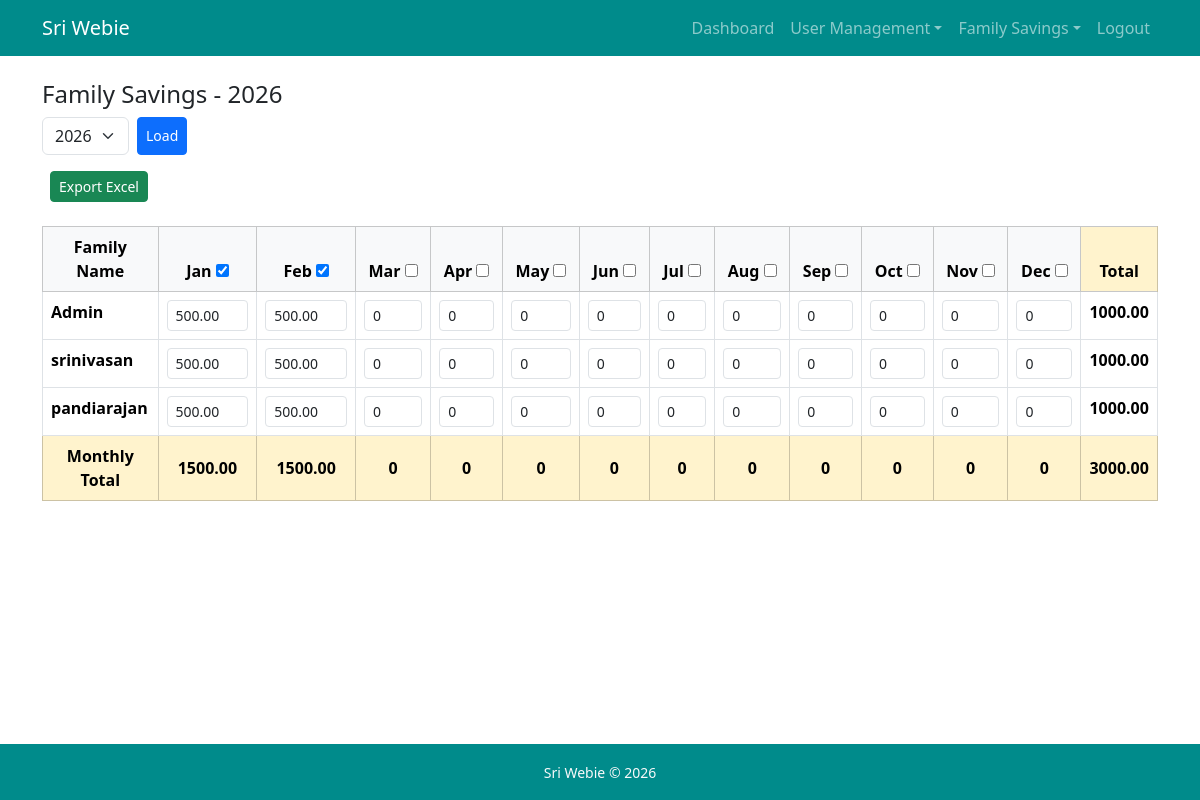
Page /family-savings/ (signed in) on the committed database.
### users/models.py (models this page shows, shortened)
class User(AbstractUser):
    role = models.ForeignKey(Role, on_delete=models.PROTECT, null=True, blank=True)
    groups = models.ManyToManyField('auth.Group', related_name='custom_user_set', blank=True, help_text='The groups this user belongs to', verbose_name='groups')
    user_permissions = models.ManyToManyField('auth.Permission', related_name='custom_user_set', blank=True, help_text='Specific permissions for this user.', verbose_name='user permissions')

### family_savings/models.py (models this page shows, shortened)
class MonthlySaving(models.Model):
    MONTHS = [
        (1, 'Jan'), (2, 'Feb'),(3, 'Mar'), (4, 'Apr'), (5, 'May'), (6, 'Jun'), (7, 'Jul'), (8, 'Aug'), (9, 'Sep'), (10, 'Oct'), (11, 'Nov'), (12, 'Dec')
    ]
    user = models.ForeignKey(User, on_delete=models.CASCADE, related_name="savings")
    year = models.IntegerField()
    month = models.IntegerField(choices=MONTHS)
    amount = models.DecimalField(max_digits=10, decimal_places=2, default=0)
    created_at = models.DateTimeField(auto_now_add=True, help_text="When this record was created")
    updated_at = models.DateTimeField(auto_now=True, help_text="When this record was last updated")
    class Meta:
        unique_together = ("user", "year", "month")

### family_savings/views.py (the view)
# urls.py: path("", family_savings_view, name="family_savings_view"),
@login_required
def family_savings_view(request):
    start_year = 2020
    current_year = date.today().year
    year = int(request.GET.get("year", current_year))
    years = list(range(current_year, start_year-1, -1))
    users = User.objects.filter(
        is_active=True
    ).exclude(role__role_name="auditor")
    data = []
    monthly_totals = {m: 0 for m in MONTH_NUMBERS}
    for user in users:
        row = {"user": user, "months": {}, "total": 0}
        for m in range(1,13):
            saving = MonthlySaving.objects.filter(
                user=user, year=year, month=m
            ).first()
            amount = saving.amount if saving else 0
            row["months"][m] = amount
            row["total"] += amount
            monthly_totals[m] += amount
        data.append(row)
    return render(request, "family_savings/table.html", {
        "data": data,
        "year": year,
        "months": MONTHS,
        "monthly_totals": monthly_totals,
        "sum_monthly_totals": sum(monthly_totals.values()),
        "years": years,
        "is_admin": is_admin(request.user)
    })

### users/views.py (called while the page is built)
def is_admin(user):
    return user.role and user.role.role_name == 'admin'

### family_savings/templates/family_savings/table.html (shortened to what this page needs)
{%extends "users/base.html"%}
{%block content%}
<h4>Family Savings - {{year}}</h4>
<form method="get" class="mb-3 d-flex gap-2">
    <select name="year" class="form-select w-auto">
        {% for y in years %}
            <option value="{{ y }}"
                {% if y == year %}selected{% endif %}>
                {{ y }}
            </option>
        {% endfor %}
    </select>
    <button class="btn btn-primary btn-sm">
        Load
    </button>
</form>
{% if is_admin %}
<a href="{% url 'export_family_savings' %}?year={{year}}" class="btn btn-success btn-sm ms-2">
    Export Excel
</a>
<br/><br/>
{% endif %}
<div class="table-responsive">
<table class="table table-bordered text-center">
    <thead class="table-light">
        <tr>
            <th>Family Name</th>
            {% for month_no, month_name in months %}
                <th>{{ month_name }} {% if request.user.role.role_name == "admin" %}<input type="checkbox" class="default-amount" data-month="{{month_no}}" data-value="500" data-bs-toggle="tooltip" title="Check to apply ₹500 for all users in this month. Uncheck to set all users’ amount to ₹0.">{% endif %}</th>
            {% endfor %}
            <th class="table-warning">Total</th>
        </tr>
    </thead>
    <tbody>
        {%for row in data%}
            <tr>
                <td class="text-start fw-bold">{{row.user.first_name}}</td>
                {% for month, amount in row.months.items %}
                <td>
                    {% if is_admin %}
                        <input type="number" class="form-control form-control-sm saving-input" value="{{amount}}" data-user="{{row.user.id}}" data-month="{{month}}" step="0.01">
                    {%else%}
                        <span class="text-muted">{{amount|default:"-"}}</span>
                    {%endif%}
                </td>
                {%endfor%}
                <td class="fw-bold row-total">{{row.total}}</td>
            </tr>
        {%endfor%}
    </tbody>
    <tfoot class="table-warning fw-bold">
        <tr>
            <td>Monthly Total</td>
            {% for month, total in monthly_totals.items %}
                <td>{{total}}</td>
            {% endfor %}
            <td>{{sum_monthly_totals}}</td>
        </tr>
    </tfoot>
</table>
</div>
{%endblock%}

### rows in the picture
User: user.first_name "Admin", months "0" "0" "0" "0" "0" "0" "0" "0" "0" "0", total "1000.00"
MonthlySaving: months "500.00"
MonthlySaving: months "500.00"
User: user.first_name "srinivasan", months "0" "0" "0" "0" "0" "0" "0" "0" "0" "0", total "1000.00"
MonthlySaving: months "500.00"
MonthlySaving: months "500.00"
User: user.first_name "pandiarajan", months "0" "0" "0" "0" "0" "0" "0" "0" "0" "0", total "1000.00"
MonthlySaving: months "500.00"
MonthlySaving: months "500.00"

### other values in the picture
{{ year }} "2026"
{{ month_name }} "Jan" "Feb" "Mar" "Apr" "May" "Jun" "Jul" "Aug" "Sep" "Oct" "Nov" "Dec"
{{ total }} "1500.00" "1500.00" "0" "0" "0" "0" "0" "0" "0" "0" "0" "0"
{{ sum_monthly_totals }} "3000.00"
form field year "2026"
